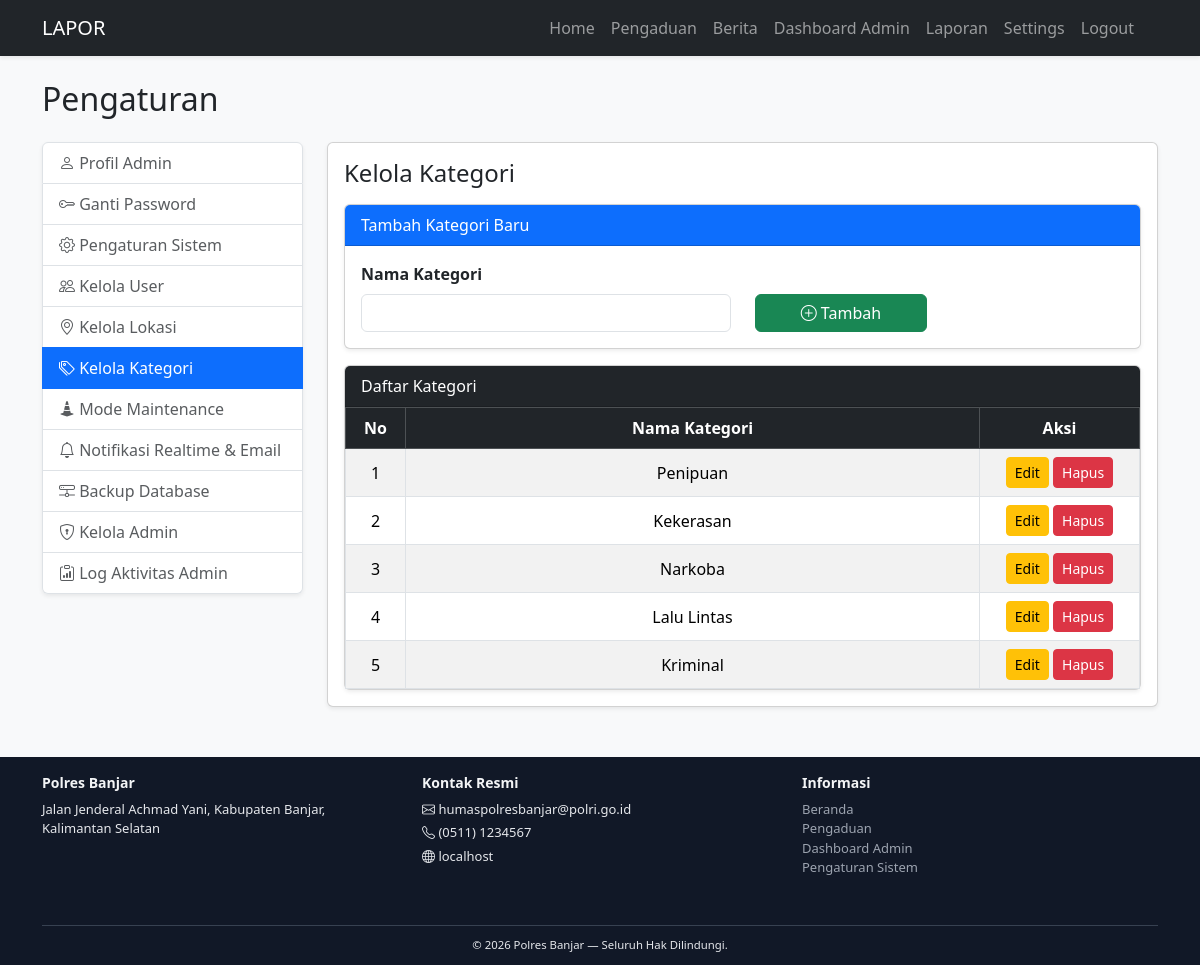
/index.php?page=settings&menu=kategori (signed in), run on the app's committed database.
### tables this page shows
CREATE TABLE `kategori` (
  `id_kategori` int(11) NOT NULL,
  `nama_kategori` varchar(100) NOT NULL
);

### index.php (called while the page is built, shortened)
<?php
$page = isset($_GET['page']) ? $_GET['page'] : 'home';
include 'views/header.php';
include route($page);
include 'views/footer.php';

### views/settings_admin/kategori.php (the view, shortened to what this page needs)
<?php
$kategori = mysqli_query($conn, "SELECT * FROM kategori ORDER BY id_kategori DESC");
?>
<h4 class="mb-3">Kelola Kategori</h4>
<div class="card shadow-sm mb-3">
    <div class="card-header bg-primary text-white">
        Tambah Kategori Baru
    </div>
    <div class="card-body">
        <form method="POST">
            <div class="row">
                <div class="col-md-6">
                    <label class="form-label fw-bold">Nama Kategori</label>
                    <input type="text" class="form-control" name="nama_kategori" required>
                </div>
                <div class="col-md-3 d-flex align-items-end">
                    <button type="submit" name="tambah_kategori" class="btn btn-success w-100">
                        <i class="bi bi-plus-circle"></i> Tambah
                    </button>
                </div>
            </div>
        </form>
    </div>
</div>
<div class="card shadow-sm">
    <div class="card-header bg-dark text-white">
        Daftar Kategori
    </div>
    <div class="card-body p-0">
        <div class="table-responsive">
            <table class="table table-bordered table-striped mb-0 text-center align-middle">
                <thead class="table-dark">
                    <tr>
                        <th width="60">No</th>
                        <th>Nama Kategori</th>
                        <th width="160">Aksi</th>
                    </tr>
                </thead>
                <tbody>
                    <?php
                    $no = 1;
                    while ($k = mysqli_fetch_assoc($kategori)): ?>
                    <tr>
                        <td><?= $no++ ?></td>
                        <td><?= htmlspecialchars($k['nama_kategori']) ?></td>
                        <td>
                            <button class="btn btn-sm btn-warning"
                                    data-bs-toggle="modal"
                                    data-bs-target="#modalEditKat<?= $k['id_kategori'] ?>">
                                Edit
                            </button>
                            <a href="settings?menu=kategori&hapus=<?= $k['id_kategori'] ?>"
                               class="btn btn-sm btn-danger"
                               onclick="return confirm('Hapus kategori ini?')">
                               Hapus
                            </a>
                        </td>
                    </tr>
                    <?php endwhile; ?>
                </tbody>
            </table>
        </div>
    </div>
</div>
                    </div>

### views/header.php (style rules this page uses)
html, body { height: 100%; margin: 0; }
body { display: flex; flex-direction: column; background-color: #f8f9fa; }

### data on the page
kategori: nama_kategori "Penipuan"
kategori: nama_kategori "Kekerasan"
kategori: nama_kategori "Narkoba"
kategori: nama_kategori "Lalu Lintas"
kategori: nama_kategori "Kriminal"

### other printed values
sys('site_name', 'LAPOR') "LAPOR"
$get('site_name', 'Polres Banjar') "Polres Banjar"
$get('email_service', 'humaspolresbanjar@polri.go.id') "humaspolresbanjar@polri.go.id"
$get('whatsapp', '(0511) 1234567') "(0511) 1234567"
$_SERVER['HTTP_HOST'] "localhost"
